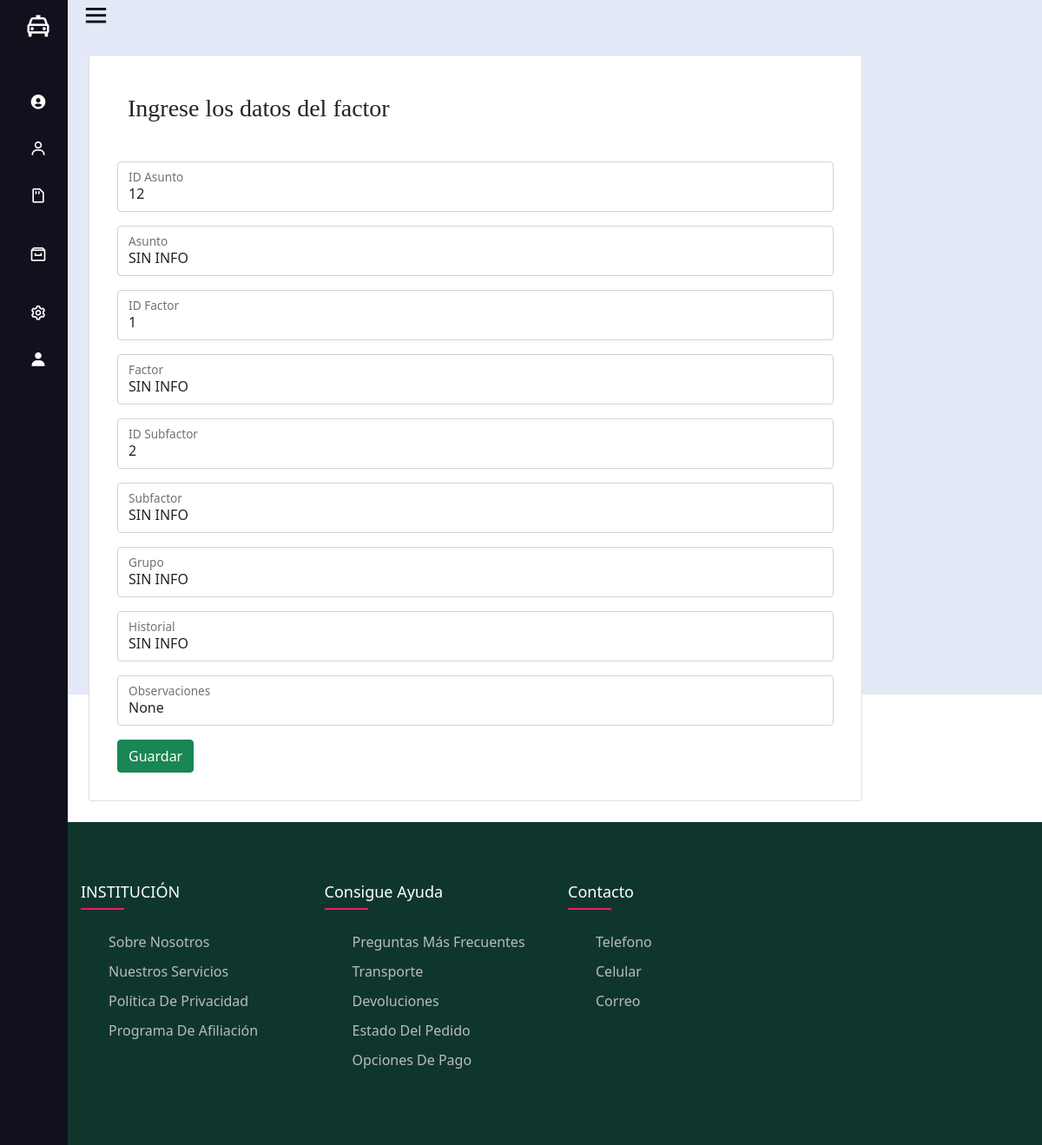
The page /mFactor/edit/1 (signed in) on the database its author committed.
### Aplicacion1/models.py (models this page shows)
class Mfactor(models.Model):
    id = models.AutoField(db_column='Id', primary_key=True)  # Field name made lowercase.
    idasunto = models.IntegerField(db_column='IdAsunto', blank=True, null=True)  # Field name made lowercase.
    asunto = models.CharField(db_column='Asunto', max_length=100, blank=True, null=True)  # Field name made lowercase.
    idfactor = models.IntegerField(db_column='IdFactor', blank=True, null=True)  # Field name made lowercase.
    factor = models.CharField(db_column='Factor', max_length=100, blank=True, null=True)  # Field name made lowercase.
    idsubfactor = models.IntegerField(db_column='IdSubFactor', blank=True, null=True)  # Field name made lowercase.
    subfactor = models.CharField(db_column='SubFactor', max_length=200, blank=True, null=True)  # Field name made lowercase.
    grupo = models.CharField(db_column='Grupo', max_length=200, blank=True, null=True)  # Field name made lowercase.
    historial = models.CharField(db_column='Historial', max_length=200, blank=True, null=True)  # Field name made lowercase.
    activo = models.IntegerField(db_column='Activo', blank=True, null=True)  # Field name made lowercase.
    estado = models.IntegerField(db_column='Estado', blank=True, null=True)  # Field name made lowercase.
    obs = models.CharField(db_column='Obs', max_length=200, blank=True, null=True)  # Field name made lowercase.
    idusercrea = models.IntegerField(db_column='IdUserCrea', blank=True, null=True)  # Field name made lowercase.
    idusermodifica = models.IntegerField(db_column='IdUserModifica', blank=True, null=True)  # Field name made lowercase.
    fechacrea = models.DateTimeField(db_column='FechaCrea', blank=True, null=True)  # Field name made lowercase.
    fechamodifica = models.DateTimeField(db_column='FechaModifica', blank=True, null=True)  # Field name made lowercase.
    maqcrea = models.CharField(db_column='MaqCrea', max_length=50, blank=True, null=True)  # Field name made lowercase.
    maqmodifica = models.CharField(db_column='MaqModifica', max_length=50, blank=True, null=True)  # Field name made lowercase.
    class Meta:
        managed = True
        db_table = 'MFactor'

### Aplicacion1/views.py (the view)
# urls.py: path('mFactor/edit/<id>', views.editMFactor, name = "editMFactor"),
@login_required(login_url='signin')
def editMFactor(request, id):
	MFactor= Mfactor.objects.get(id=id)
	return render(request,'paginas/m_factor/add.html', {"MFactor": MFactor})

### Aplicacion1/templates/paginas/m_factor/add.html (shortened to what this page needs)
{% extends '../../layout.html' %}
{% block content %}
<div class="row">
    <div class="col-md-10">
        <div class="card p-3">
            <h3 class="title-card">Ingrese los datos del factor</h3>
            <div class="card-body">
                {% if MFactor %}
                <form action="/mFactor/modify/{{MFactor.id}}" method="POST">{% csrf_token %}
                    <div class="form-floating mb-3">
                        <input type="text" class="form-control" name="idasunto" id="floatingInput" placeholder="Nombres" value="{{MFactor.idasunto}}">
                        <label for="floatingInput">ID Asunto</label>
                    </div>
                    <div class="form-floating mb-3">
                        <input type="text" class="form-control" name="asunto" id="floatingInput" placeholder="Nombres" value="{{MFactor.asunto}}">
                        <label for="floatingInput">Asunto</label>
                    </div>
                    <div class="form-floating mb-3">
                        <input type="text" class="form-control" name="idfactor" id="floatingInput" placeholder="Nombres" value="{{MFactor.idfactor}}">
                        <label for="floatingInput">ID Factor</label>
                    </div>
                    <div class="form-floating mb-3">
                        <input type="text" class="form-control" name="factor" id="floatingInput" placeholder="Nombres" value="{{MFactor.factor}}">
                        <label for="floatingInput">Factor</label>
                    </div>
                    <div class="form-floating mb-3">
                        <input type="text" class="form-control" name="idsubfactor" id="floatingInput" placeholder="Nombres" value="{{MFactor.idsubfactor}}">
                        <label for="floatingInput">ID Subfactor</label>
                    </div>
                    <div class="form-floating mb-3">
                        <input type="text" class="form-control" name="subfactor" id="floatingInput" placeholder="Nombres" value="{{MFactor.subfactor}}">
                        <label for="floatingInput">Subfactor</label>
                    </div>
                    <div class="form-floating mb-3">
                        <input type="text" class="form-control" name="grupo" id="floatingInput" placeholder="grupo" value="{{MFactor.grupo}}">
                        <label for="floatingInput">Grupo</label>
                    </div>
                    <div class="form-floating mb-3">
                        <input type="text" class="form-control" name="historial" id="floatingInput" placeholder="tipo" value="{{MFactor.historial}}">
                        <label for="floatingInput">Historial</label>
                    </div>
                    <div class="form-floating mb-3">
                        <input type="text" class="form-control" name="obs" id="floatingInput" placeholder="Observaciones" value="{{MFactor.obs}}">
                        <label for="floatingInput">Observaciones</label>
                    </div>
                    <div class="d-grip gap-2 d-md-flex   top-buffer">
                        <button class="btn btn-success">Guardar</button>
                    </div>
                </form>
                {% endif %}
            </div>
        </div>
    </div>
</div>
{% endblock %}

### ProyectoPNP/static/assets/css/style.css (style rules this page uses)
body { background-color: white; }
.title-card { font-family: 'Sahitya', serif; margin: 1em; }
.row { display: flex; flex-wrap: wrap; }

### rows shown on the page
Mfactor: idasunto "12", asunto "SIN INFO", idfactor "1", factor "SIN INFO", idsubfactor "2", subfactor "SIN INFO", grupo "SIN INFO", historial "SIN INFO", obs "None"
